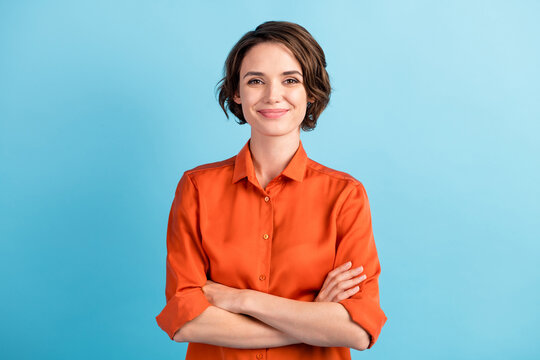
#> input picture ENEE408-Python/image.jpg, 540 x 360 px
$ python opcv.py
#> lines starting #> are read from the running program, lines starting #| are printed output that depends on the picture; after the words box and inside, x2 and y2 are one past the last pixel; in counts of white or black regions, pixels touching at a corner belong together
import cv2
import numpy as np

image_path = 'image.jpg'
original = cv2.imread(image_path)
#> original is the input picture: shape (360, 540, 3); mean B, G, R 184.4, 177.9, 151.8
cv2.imshow('original', original)

gray = cv2.imread(image_path, cv2.IMREAD_GRAYSCALE)
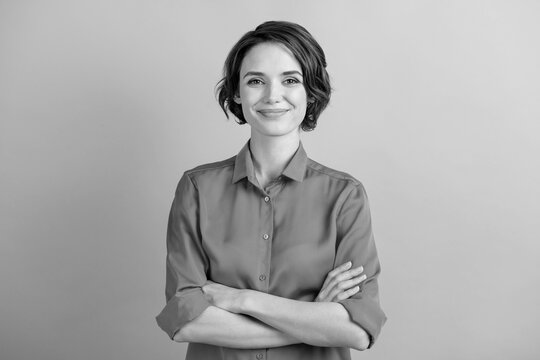
#> gray: shape (360, 540); min 0, max 243, mean 170.8
cv2.imshow('gray scale' ,gray)

blurred = cv2.GaussianBlur(gray, (5, 5), 0)
edges = cv2.Canny(blurred, threshold1=100, threshold2=200)
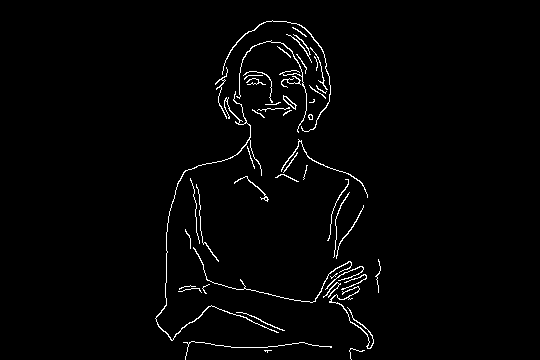
#> edges: shape (360, 540); 1.9% white in thin lines or dots, all inside (x1, y1, x2, y2) = (155, 20, 381, 360)
cv2.imshow("Canny Edges", edges)

face_cascade = cv2.CascadeClassifier('haarcascade_frontalface_default.xml')
faces = face_cascade.detectMultiScale(
    gray,
    scaleFactor=1.1,
    minNeighbors=5,
    minSize=(30, 30)
)
#> faces = [[229, 47, 87, 87]]

# 4. Draw rectangles around the detected objects and detect eyes within faces
for (x, y, w, h) in faces:
    cv2.rectangle(original, (x, y), (x+w, y+h), (255, 0, 0), 2)
    roi_gray = gray[y:y+h, x:x+w] # Extract Region of Interest (ROI) for eyes
    roi_color = original[y:y+h, x:x+w] # Corresponding ROI in color image
#> this loop made 1 pass
#> pass 1, `roi_gray = gray[y:y+h, x:x+w]`:
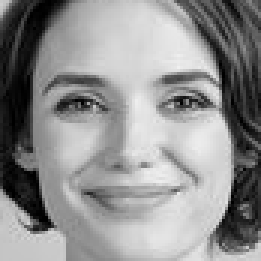
#> roi_gray: shape (87, 87) (shown 3 times larger); min 0, max 240, mean 143.1
#> pass 1, `roi_color = original[y:y+h, x:x+w]`:
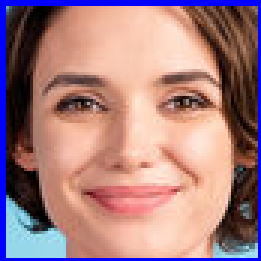
#> roi_color: shape (87, 87, 3) (shown 3 times larger); mean B, G, R 128.4, 125.6, 165.3
#> after the loop:
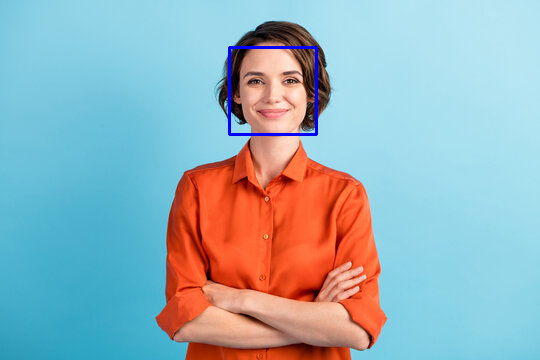
#> original: shape (360, 540, 3); 0.53% of pixels changed, all inside (x1, y1, x2, y2) = (228, 46, 318, 136)

cv2.imshow('Object Detection using Haar Cascade', original)

cv2.waitKey(0)
cv2.destroyAllWindows()
